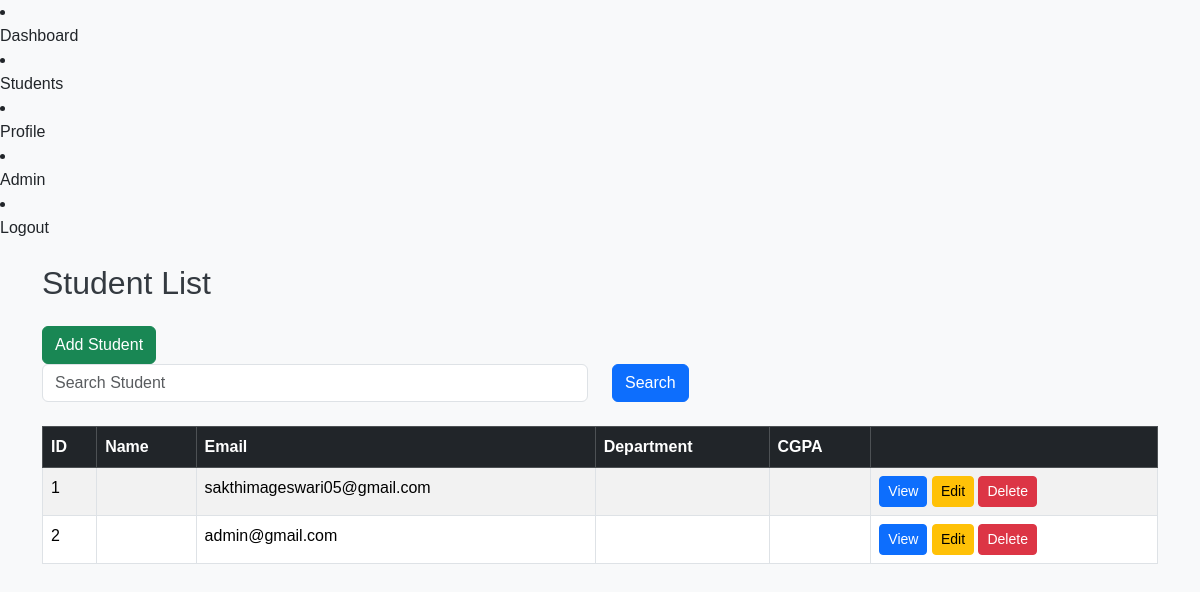
The app's page /students/students/ (signed in) with its own data.
### students/models.py (models this page shows, shortened)
class Student(models.Model):
    GENDER_CHOICES = (
        ('Male', 'Male'),
        ('Female', 'Female'),
        ('Other', 'Other')
    )
    user = models.OneToOneField(settings.AUTH_USER_MODEL, on_delete=models.CASCADE, related_name="student_profile")
    dob = models.DateField()
    gender = models.CharField(max_length=10, choices=GENDER_CHOICES, default='Male')
    cgpa = models.DecimalField(max_digits=3, decimal_places=2)
    photo = models.ImageField(upload_to='students/', null=True, blank=True)
    department = models.ForeignKey(Department, on_delete=models.CASCADE, related_name='students')
    courses = models.ManyToManyField(Course, blank=True)
    created_at = models.DateTimeField(auto_now_add=True)
    updated_at = models.DateTimeField(auto_now=True)

### accounts/models.py (models this page shows, shortened)
class CustomUser(AbstractUser):
    ROLE_CHOICES=(
        ('ADMIN','Admin'),
        ('STUDENT','Student'),
        ('TEACHER','Teacher')
    )
    phone=models.CharField(max_length=20,blank=True)
    profile_picture=models.ImageField(upload_to='profile_pictures',blank=True,null=True)
    role=models.CharField(max_length=20,choices=ROLE_CHOICES,default='STUDENT')

### students/views.py (the view)
# urls.py: path("students/", StudentListView.as_view(), name="student_list"),
class StudentListView(LoginRequiredMixin, ListView):
    model = Student
    template_name = "students/student_list.html"
    context_object_name = "students"
    def get_queryset(self):
        queryset = Student.objects.select_related(
            "user",
            "department"
        ).prefetch_related("courses")
        search = self.request.GET.get("search")
        if search:
            queryset = queryset.filter(
                user__first_name__icontains=search
            )
        return queryset.order_by("user__first_name")
    def get_context_data(self, **kwargs):
        context = super().get_context_data(**kwargs)
        context["search"] = self.request.GET.get("search", "")
        return context

### templates/students/student_list.html
{% extends "base.html" %}
{% block content %}
<h2 class="mb-4">
    Student List
</h2>
{% if request.user.role == "ADMIN" or request.user.role == "TEACHER" %}
<a href="{% url 'student_add' %}" class="btn btn-success">
Add Student
</a>
{% endif %}
<form method="GET">
<div class="row">
<div class="col-md-6">
<input
type="text"
name="search"
class="form-control"
placeholder="Search Student"
value="{{ search }}">
</div>
<div class="col-md-2">
<button
class="btn btn-primary">
Search
</button>
</div>
</div>
</form>
<br>
<table class="table table-bordered table-striped">
    <thead class="table-dark">
        <tr>
            <th>ID</th>
            <th>Name</th>
            <th>Email</th>
            <th>Department</th>
            <th>CGPA</th>
            <th></th>
        </tr>
    </thead>
    <tbody>
    {% for student in students %}
        <tr>
            <td>{{ student.id }}</td>
            <td>{{ student.user.get_full_name }}</td>
            <td>{{ student.user.email }}</td>
            <td>{{ student.user.department }}</td>
            <td>{{ student.user.cgpa }}</td>
         <td>
<a
href="{% url 'student_detail' student.id %}"
class="btn btn-primary btn-sm">
View
</a>
{% if request.user.role == "ADMIN" or request.user.role == "TEACHER" %}
<a href="{% url 'student_edit' student.id %}"
class="btn btn-warning btn-sm">
Edit
</a>
{% endif %}
{% if request.user.role == "ADMIN" %}
<a href="{% url 'student_delete' student.id %}"
class="btn btn-danger btn-sm">
Delete
</a>
{% endif %}
</td>
        </tr>
    {% empty %}
        <tr>
            <td colspan="6">
                No students found.
            </td>
        </tr>
    {% endfor %}
    </tbody>
</table>
{% endblock %}

### static/css/style.css (style rules this page uses)
body { background-color: #f8f9fa; font-family: Arial, sans-serif; }
h1,h2,h3 { color: #343a40; }
table { background: #f8f9fa; }

### records on screen
Student: id "1", user.email "sakthimageswari05@gmail.com"
Student: id "2", user.email "admin@gmail.com"
